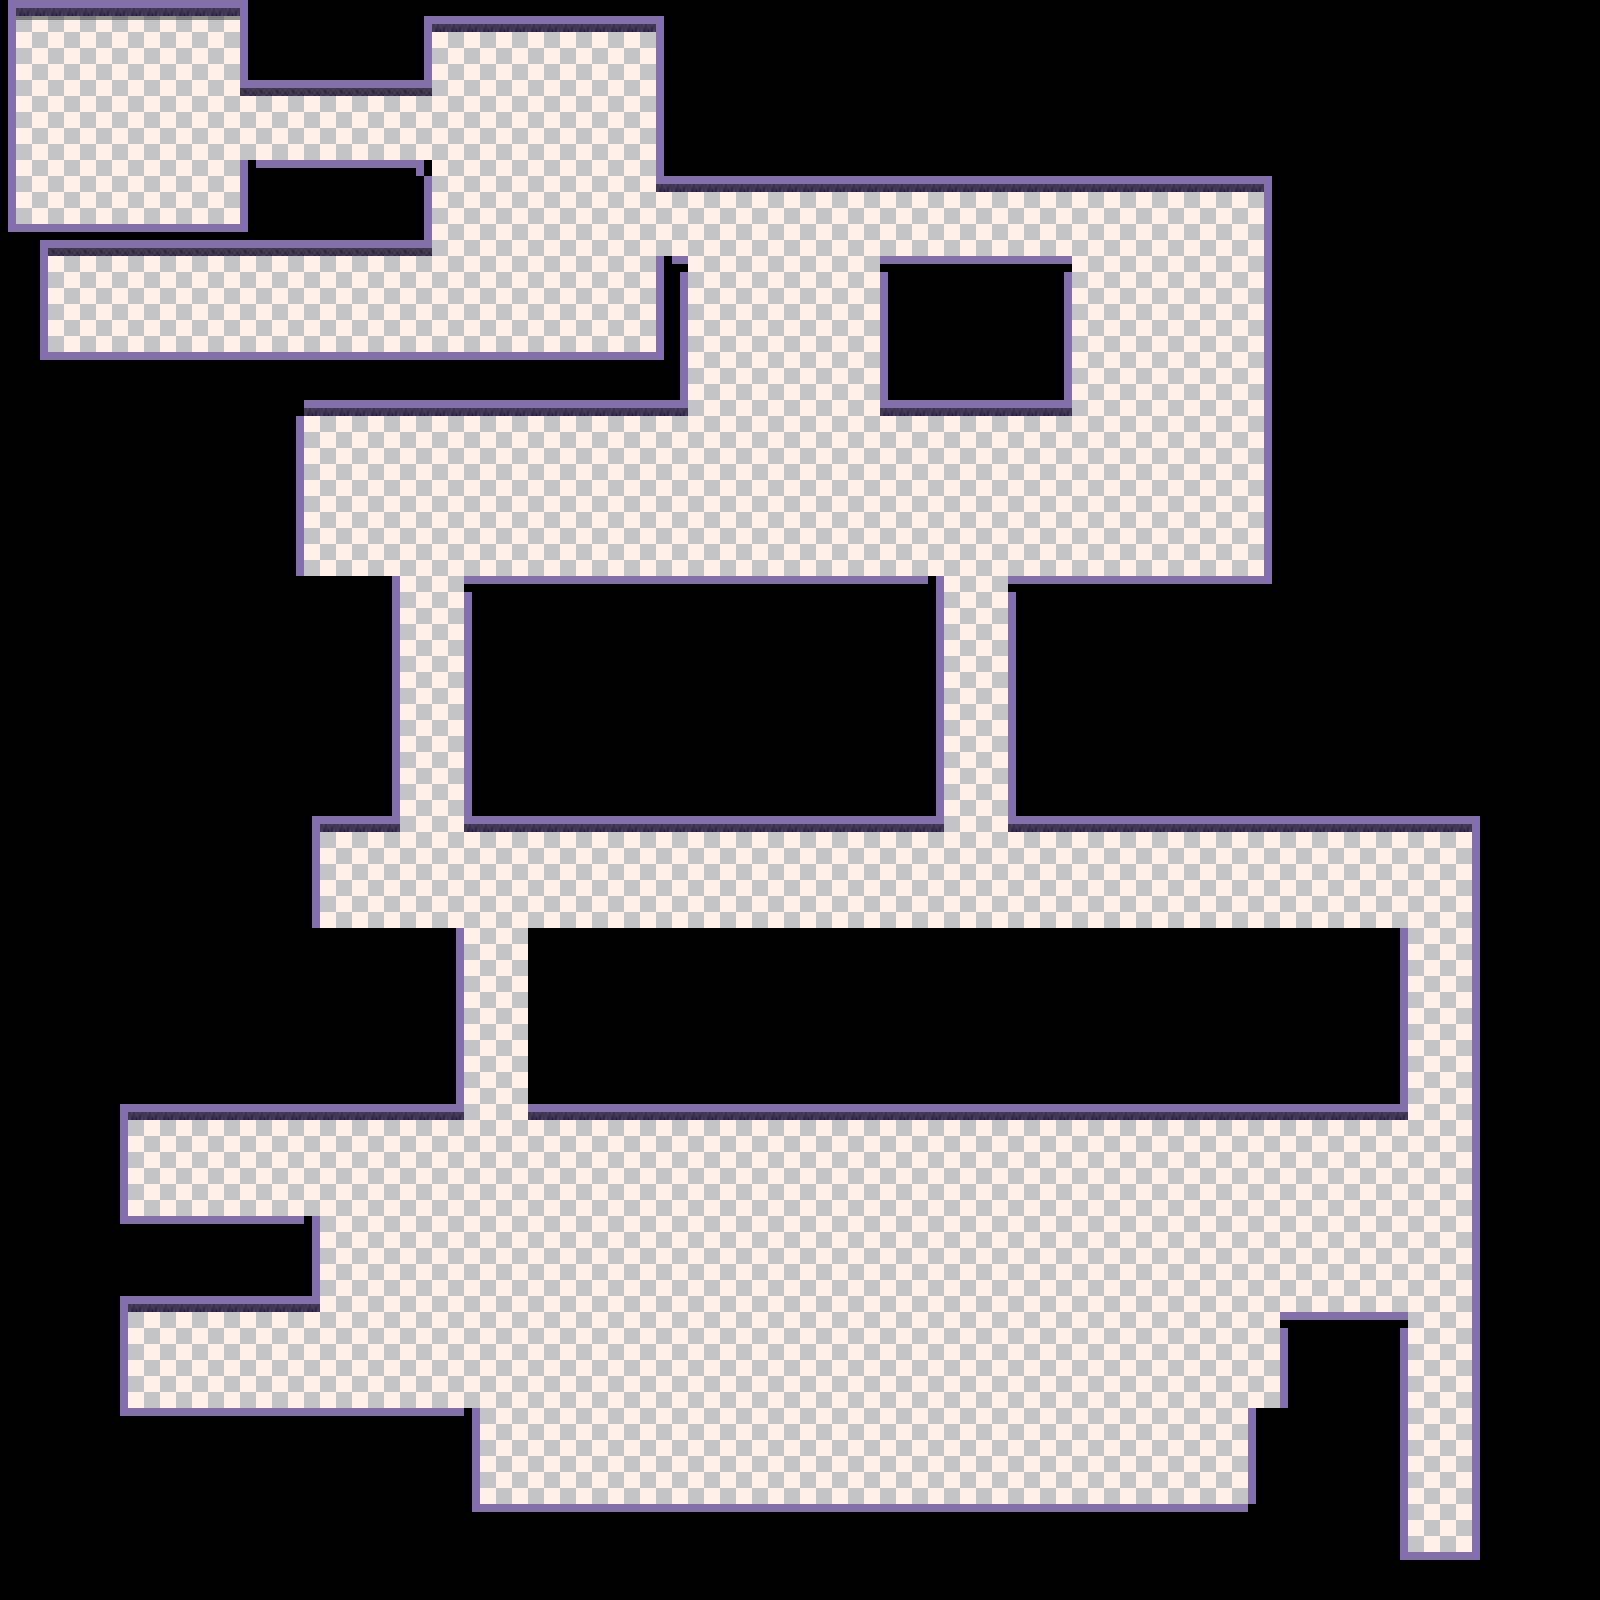

This is a level from a 2D game, rendered from its Tiled map with the project's own tilesets. A one-line summary and the map file follow, with tile-layer data summarised:
An orthogonal 100x100 tile map with 16x16 px tiles, 1 tile layer (Tile Layer 1).

<map version="1.0" orientation="orthogonal" renderorder="right-down" width="100" height="100" tilewidth="16" tileheight="16" nextobjectid="1">
 <tileset firstgid="1" name="sheet" tilewidth="16" tileheight="16">
  <image source="../sheets/sheet.png" width="64" height="64" />
 </tileset>
 <layer name="Tile Layer 1" width="100" height="100">
  <data>[10000 cells, 4827 non-empty, 16 distinct tile ids]</data>
 </layer>
</map>